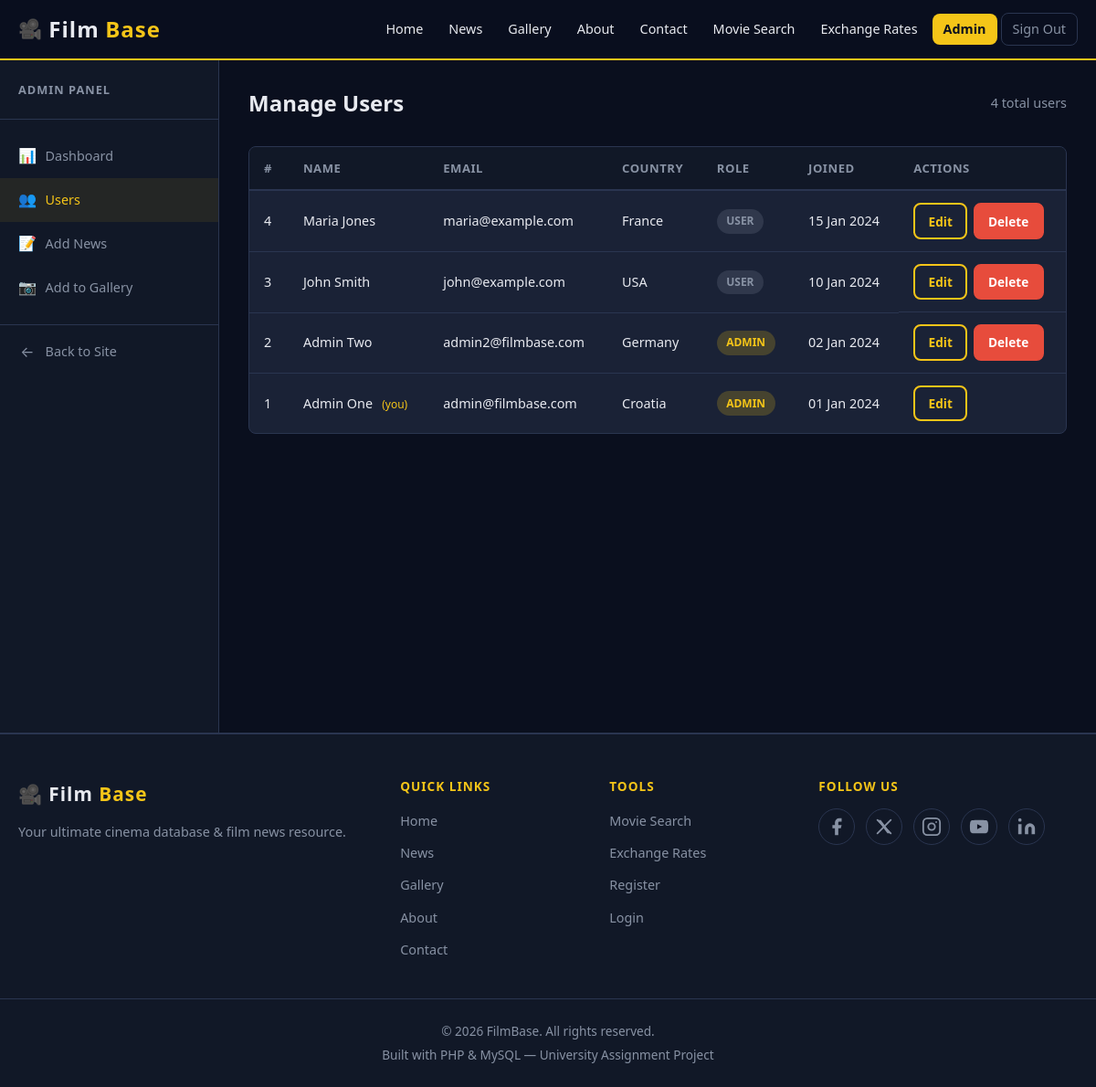
The page /admin/users.php (signed in) on the database its author committed.
### tables this page shows
CREATE TABLE `users` (
  `id`         INT(11)      NOT NULL AUTO_INCREMENT,
  `firstname`  VARCHAR(100) NOT NULL,
  `lastname`   VARCHAR(100) NOT NULL,
  `email`      VARCHAR(255) NOT NULL UNIQUE,
  `password`   VARCHAR(255) NOT NULL,
  `country`    VARCHAR(100) NOT NULL DEFAULT '',
  `role`       ENUM('admin','user') NOT NULL DEFAULT 'user',
  `created_at` DATETIME     NOT NULL DEFAULT CURRENT_TIMESTAMP,
  PRIMARY KEY (`id`)
);

### includes/auth.php (called while the page is built, shortened)
<?php
function currentUser(): array {
    return [
        'id'        => $_SESSION['user_id']    ?? null,
        'firstname' => $_SESSION['firstname']  ?? '',
        'lastname'  => $_SESSION['lastname']   ?? '',
        'email'     => $_SESSION['email']      ?? '',
        'role'      => $_SESSION['role']       ?? 'user',
    ];
}
function e(string $str): string {
    return htmlspecialchars($str, ENT_QUOTES, 'UTF-8');
}

### admin/users.php (the view, shortened to what this page needs)
<?php
require_once __DIR__ . '/../config/db.php';
require_once __DIR__ . '/../includes/auth.php';
$users = $conn->query(
    "SELECT id, firstname, lastname, email, country, role, created_at FROM users ORDER BY created_at DESC"
)->fetch_all(MYSQLI_ASSOC);
require_once __DIR__ . '/../includes/header.php';
?>
<div class="admin-layout">
    <aside class="admin-sidebar">
        <div class="admin-sidebar-header"><h3>Admin Panel</h3></div>
        <nav class="admin-nav">
            <a href="/filmbase/admin/index.php">       <span class="nav-icon">&#128202;</span> Dashboard</a>
            <a href="/filmbase/admin/users.php" class="active"><span class="nav-icon">&#128101;</span> Users</a>
            <a href="/filmbase/admin/news-add.php">    <span class="nav-icon">&#128221;</span> Add News</a>
            <a href="/filmbase/admin/gallery-add.php"> <span class="nav-icon">&#128247;</span> Add to Gallery</a>
            <a href="/filmbase/index.php" style="margin-top:1rem; border-top:1px solid var(--border); padding-top:1rem;">
                <span class="nav-icon">&#8592;</span> Back to Site
            </a>
        </nav>
    </aside>
    <div class="admin-content">
        <div class="admin-header">
            <h1 class="admin-title">Manage Users</h1>
            <span style="color:var(--text-muted); font-size:0.9rem;"><?php echo count($users); ?> total users</span>
        </div>
        <div class="admin-table-card">
            <table class="data-table">
                <thead>
                    <tr>
                        <th>#</th>
                        <th>Name</th>
                        <th>Email</th>
                        <th>Country</th>
                        <th>Role</th>
                        <th>Joined</th>
                        <th>Actions</th>
                    </tr>
                </thead>
                <tbody>
                    <?php if (empty($users)): ?>
                        <tr><td colspan="7" style="text-align:center; color:var(--text-muted); padding:2rem;">No users found.</td></tr>
                    <?php else: ?>
                        <?php
                        $me = currentUser();
                        foreach ($users as $u):
                        ?>
                            <tr>
                                <td><?php echo (int)$u['id']; ?></td>
                                <td>
                                    <?php echo e($u['firstname'] . ' ' . $u['lastname']); ?>
                                    <?php if ((int)$u['id'] === (int)$me['id']): ?>
                                        <span style="font-size:0.75rem; color:var(--accent); margin-left:0.4rem;">(you)</span>
                                    <?php endif; ?>
                                </td>
                                <td><?php echo e($u['email']); ?></td>
                                <td><?php echo e($u['country'] ?: '—'); ?></td>
                                <td>
                                    <span class="badge badge-<?php echo e($u['role']); ?>">
                                        <?php echo e($u['role']); ?>
                                    </span>
                                </td>
                                <td><?php echo e(date('d M Y', strtotime($u['created_at']))); ?></td>
                                <td style="display:flex; gap:0.4rem; flex-wrap:wrap;">
                                    <a href="/filmbase/admin/users.php?edit=<?php echo (int)$u['id']; ?>"
                                       class="btn btn-outline btn-sm">Edit</a>
                                    <?php if ((int)$u['id'] !== (int)$me['id']): ?>
                                        <a href="/filmbase/admin/users.php?delete=<?php echo (int)$u['id']; ?>"
                                           class="btn btn-danger btn-sm"
                                           data-confirm="Delete user <?php echo e($u['firstname'] . ' ' . $u['lastname']); ?>? This cannot be undone.">
                                            Delete
                                        </a>
                                    <?php endif; ?>
                                </td>
                            </tr>
                        <?php endforeach; ?>
                    <?php endif; ?>
                </tbody>
            </table>
        </div>
    </div>
</div>
<?php require_once __DIR__ . '/../includes/footer.php'; ?>

### assets/css/style.css (style rules this page uses)
*, *::before, *::after { box-sizing: border-box; margin: 0; padding: 0; }
:root { --bg-primary: #0a0f1e; --bg-secondary: #111827; --bg-card: #1a2236; --bg-input: #0d1426; --accent: #f5c518; --accent-dark: #c9a200; --text-primary: #e8eaf0; --text-muted: #8892a4; --text-dark: #0a0f1e; --border: #2a3550; --danger: #e74c3c; --success: #2ecc71; --radius: 8px; --shadow: 0 4px 20px rgba(0,0,0,0.5); --transition: 0.25s ease; --max-width: 1200px; }
html { scroll-behavior: smooth; }
body { font-family: 'Segoe UI', system-ui, -apple-system, sans-serif; background-color: var(--bg-primary); color: var(--text-primary); line-height: 1.7; font-size: 16px; min-height: 100vh; display: flex; flex-direction: column; }
a { color: var(--accent); text-decoration: none; transition: color var(--transition); }
h1, h2, h3, h4, h5 { line-height: 1.25; color: var(--text-primary); font-weight: 700; }
.btn { display: inline-block; padding: 0.65rem 1.5rem; border-radius: var(--radius); font-size: 0.95rem; font-weight: 600; cursor: pointer; border: 2px solid transparent; transition: background var(--transition), color var(--transition), border-color var(--transition); text-align: center; }
.btn-outline { background: transparent; border-color: var(--accent); color: var(--accent); }
.btn-danger { background: var(--danger); color: #fff; border-color: var(--danger); }
.btn-sm { padding: 0.4rem 0.9rem; font-size: 0.85rem; }
.admin-layout { display: grid; grid-template-columns: 240px 1fr; min-height: calc(100vh - 64px); }
.admin-sidebar { background: var(--bg-secondary); border-right: 1px solid var(--border); padding: 1.5rem 0; }
.admin-sidebar-header { padding: 0 1.25rem 1.5rem; border-bottom: 1px solid var(--border); margin-bottom: 1rem; }
.admin-sidebar-header h3 { font-size: 0.8rem; text-transform: uppercase; letter-spacing: 1px; color: var(--text-muted); }
.admin-nav a { display: flex; align-items: center; gap: 0.6rem; padding: 0.65rem 1.25rem; color: var(--text-muted); font-size: 0.9rem; transition: background var(--transition), color var(--transition); }
.admin-nav a:hover, .admin-nav a.active { background: rgba(245,197,24,0.08); color: var(--accent); }
.admin-nav a .nav-icon { font-size: 1rem; width: 20px; text-align: center; }
.admin-content { padding: 2rem; }
.admin-header { margin-bottom: 2rem; display: flex; justify-content: space-between; align-items: center; }
.admin-title { font-size: 1.5rem; }
.data-table { width: 100%; border-collapse: collapse; }
.data-table th { background: var(--bg-secondary); color: var(--text-muted); text-align: left; padding: 0.75rem 1rem; font-size: 0.82rem; text-transform: uppercase; letter-spacing: 0.5px; border-bottom: 2px solid var(--border); }
.data-table td { padding: 0.8rem 1rem; border-bottom: 1px solid var(--border); font-size: 0.9rem; }
.data-table tr:last-child td { border-bottom: none; }
.badge { display: inline-block; padding: 0.2rem 0.65rem; border-radius: 50px; font-size: 0.75rem; font-weight: 700; text-transform: uppercase; }
.badge-admin { background: rgba(245,197,24,0.2); color: var(--accent); }
.badge-user { background: rgba(136,146,164,0.2); color: var(--text-muted); }
.admin-table-card { background: var(--bg-card); border: 1px solid var(--border); border-radius: var(--radius); overflow: hidden; }

### rows shown on the page
users: id "4", firstname+lastname "Maria Jones", email "maria@example.com", country "France", role "USER", created_at "15 Jan 2024"
users: id "3", firstname+lastname "John Smith", email "john@example.com", country "USA", role "USER", created_at "10 Jan 2024"
users: id "2", firstname+lastname "Admin Two", email "admin2@filmbase.com", country "Germany", role "ADMIN", created_at "02 Jan 2024"
users: id "1", firstname+lastname "Admin One", shows "(you)", email "admin@filmbase.com", country "Croatia", role "ADMIN", created_at "01 Jan 2024"

### other values the page prints
count($users) "4"
